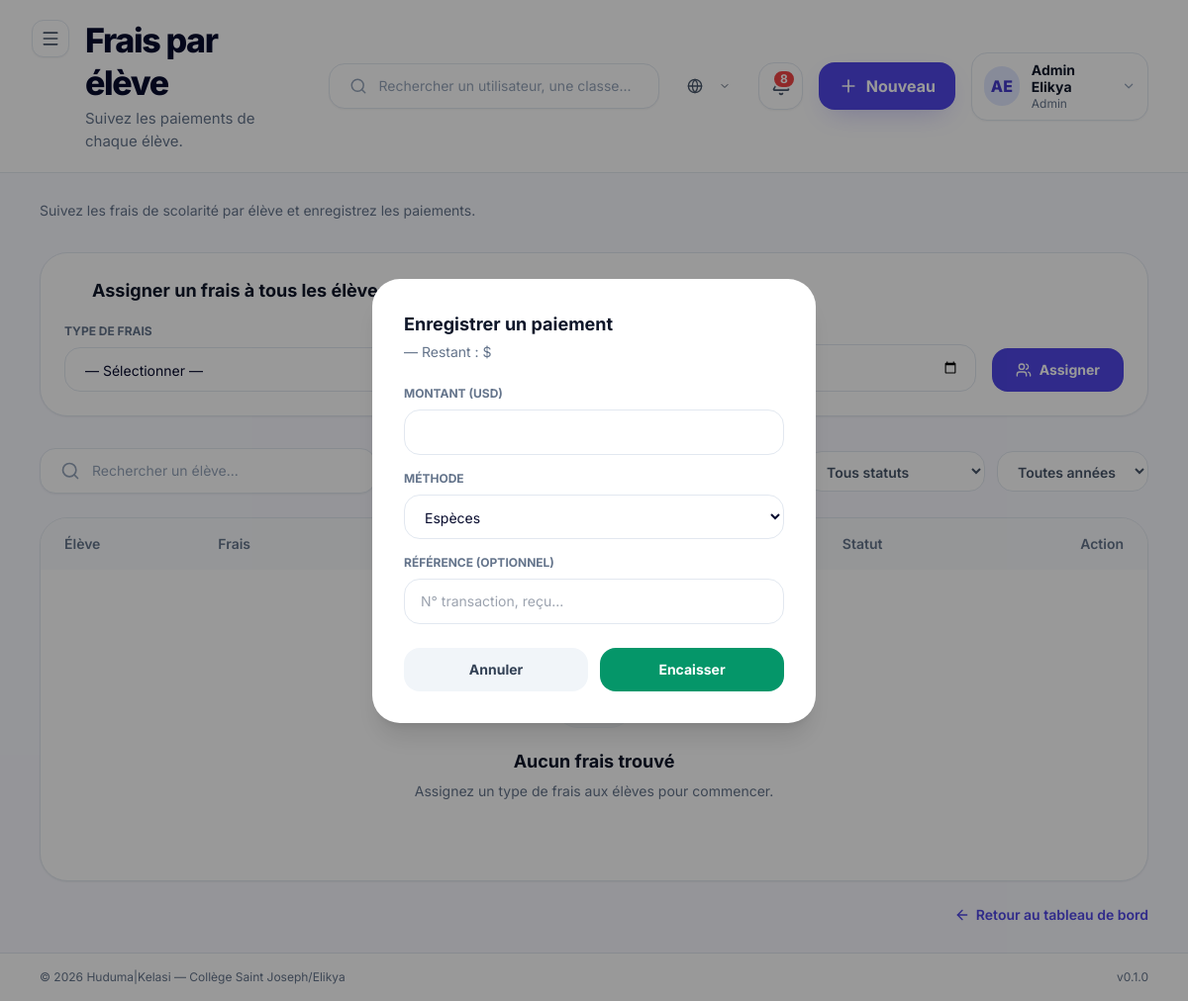
/finance/eleves/ (signed in), run on the app's committed database.
### apps/accounts/models.py (models this page shows, shortened)
class User(AbstractBaseUser, PermissionsMixin, BaseModel):
    email = models.EmailField(
        unique=True,
        verbose_name=_("Email"),
        help_text=_("Adresse email utilisée comme identifiant de connexion."),
    )
    first_name = models.CharField(
        max_length=80,
        verbose_name=_("Prénom"),
    )
    last_name = models.CharField(
        max_length=80,
        verbose_name=_("Nom"),
    )
    role = models.CharField(
        max_length=30,
        choices=UserRole.choices,
        default=UserRole.ELEVE,
        verbose_name=_("Rôle"),
        help_text=_("Rôle de l'utilisateur dans la plateforme."),
    )
    phone = models.CharField(
        max_length=30,
        blank=True,
        default="",
        verbose_name=_("Téléphone"),
    )
    avatar = models.ImageField(
        upload_to="avatars/",
        blank=True,
        null=True,
        verbose_name=_("Avatar"),
    )
    is_active = models.BooleanField(
        default=True,
        verbose_name=_("Actif"),
    )
    is_staff = models.BooleanField(
        default=False,
        verbose_name=_("Accès admin Django"),
    )
    date_joined = models.DateTimeField(
        auto_now_add=True,
        verbose_name=_("Date d'inscription"),
    )
    USERNAME_FIELD = "email"
    REQUIRED_FIELDS = ["first_name", "last_name"]
    objects = UserManager()
    class Meta:
        verbose_name = _("Utilisateur")
        verbose_name_plural = _("Utilisateurs")
        ordering = ["last_name", "first_name"]
        indexes = [
            models.Index(fields=["role"]),
            models.Index(fields=["is_active"]),
        ]
    @property
    def full_name(self) -> str:
        return f"{self.first_name} {self.last_name}".strip()
    @property
    def short_label(self) -> str:
        return ROLE_SHORT_LABELS.get(self.role, self.role)
    @property
    def initials(self) -> str:
        first = (self.first_name or "").strip()
        last = (self.last_name or "").strip()
        if first and last:
            return f"{first[0]}{last[0]}".upper()
        if first:
            return first[0].upper()
        if self.email:
            return self.email[0].upper()
        return "?"

### apps/finance/views.py (the view)
# urls.py: path("eleves/", FraisEleveListView.as_view(), name="frais_eleve_list"),
class FraisEleveListView(HTMXMixin, RoleRequiredMixin, ListView):
    model = FraisEleve
    template_name = "pages/admin/finance/frais_eleves.html"
    partial_template_name = "pages/admin/finance/_frais_eleve_list.html"
    context_object_name = "frais_list"
    allowed_roles = [UserRole.ADMIN]
    paginate_by = 15
    def get_queryset(self):
        qs = FraisEleve.objects.select_related(
            "eleve", "frais_type", "annee_scolaire"
        ).all().order_by("-created_at")
        search = self.request.GET.get("search", "").strip()
        if search:
            qs = qs.filter(
                eleve__first_name__icontains=search
            ) | qs.filter(
                eleve__last_name__icontains=search
            )
        statut = self.request.GET.get("statut", "")
        if statut:
            qs = qs.filter(statut=statut)
        annee_id = self.request.GET.get("annee", "")
        if annee_id:
            qs = qs.filter(annee_scolaire_id=annee_id)
        return qs
    def get_context_data(self, **kwargs):
        ctx = super().get_context_data(**kwargs)
        ctx["page_title"] = "Frais par élève"
        ctx["page_subtitle"] = "Suivez les paiements de chaque élève."
        ctx["search_query"] = self.request.GET.get("search", "")
        ctx["active_statut"] = self.request.GET.get("statut", "")
        ctx["active_annee"] = self.request.GET.get("annee", "")
        ctx["annees"] = AnneeScolaire.objects.all().order_by("-date_debut")
        ctx["statut_choices"] = FraisEleve.Statut.choices
        ctx["frais_types_available"] = FraisType.objects.select_related("annee_scolaire").all().order_by("libelle")
        qs_parts = []
        for key in ["search", "statut", "annee"]:
            val = self.request.GET.get(key, "")
            if val:
                qs_parts.append(f"{key}={val}")
        ctx["pagination_querystring"] = "&".join(qs_parts)
        return ctx

### apps/core/context_processors.py (called while the page is built)
def _get_unread_count(user):
    try:
        from apps.notifications.models import Notification
        return Notification.objects.filter(destinataire=user, lu=False).count()
    except Exception:
        return 0

### apps/core/managers.py (called while the page is built)
    def get_queryset(self):
        return super().get_queryset().filter(deleted_at__isnull=True)

### apps/core/mixins.py (called while the page is built)
    def dispatch(self, request, *args, **kwargs):
        user = request.user
        if not user.is_authenticated:
            return self.handle_no_permission()
        if self.allowed_roles and user.role not in self.allowed_roles:
            raise PermissionDenied(
                "Votre rôle ne vous permet pas d'accéder à cette page."
            )
        return super().dispatch(request, *args, **kwargs)

    def is_htmx_request(self) -> bool:
        request: HttpRequest = getattr(self, "request", None)
        if request is None:
            return False
        return request.headers.get("HX-Request", "false").lower() == "true"

    def get_template_names(self) -> list[str]:
        if self.is_htmx_request() and self.partial_template_name:
            return [self.partial_template_name]
        return super().get_template_names()  # type: ignore[misc]

### templates/pages/admin/finance/frais_eleves.html (shortened to what this page needs)
{% extends "layouts/dashboard.html" %}
{% load huduma_tags %}
{% load static %}
{% block content %}
  <section class="mb-8">
    <p class="text-sm text-slate-500 max-w-2xl">
      Suivez les frais de scolarité par élève et enregistrez les paiements.
    </p>
  </section>
  <section class="bg-white border border-slate-200 rounded-[28px] shadow-sm p-6 mb-8">
    <h2 class="font-bold text-slate-900 text-lg mb-4 flex items-center gap-2">
      <i data-lucide="assign" class="w-5 h-5 text-indigo-600"></i>
      Assigner un frais à tous les élèves
    </h2>
    <form method="post" action="{% url 'finance:frais_assign' %}" class="flex flex-col sm:flex-row gap-4 items-end">
      <div class="flex-1 w-full">
        <label class="block text-xs font-bold text-slate-500 uppercase mb-2">Type de frais</label>
        <select name="frais_type" class="w-full bg-white border border-slate-200 rounded-2xl px-4 py-3 text-sm focus:border-indigo-500 outline-none">
          <option value="">— Sélectionner —</option>
        </select>
      </div>
      <div class="flex-1 w-full">
        <label class="block text-xs font-bold text-slate-500 uppercase mb-2">Date d'échéance</label>
      </div>
      <button type="submit"
              class="bg-indigo-600 text-white px-6 py-3 rounded-2xl font-bold text-sm hover:bg-indigo-700 flex items-center gap-2 transition-colors whitespace-nowrap"
              onclick="return confirm('Assigner ce frais à tous les élèves actifs ?');">
        <i data-lucide="users" class="w-4 h-4"></i>
        Assigner
      </button>
    </form>
  </section>
  <section class="flex flex-col lg:flex-row lg:items-center justify-between gap-4 mb-6">
    <form method="get" action="{% url 'finance:frais_eleve_list' %}"
          class="flex items-center gap-3 w-full sm:w-[340px] bg-white border border-slate-200 rounded-2xl px-5 py-3 shadow-sm focus-within:border-indigo-500 focus-within:ring-4 focus-within:ring-indigo-100 transition-all">
      <i data-lucide="search" class="w-5 h-5 text-slate-400 flex-shrink-0"></i>
      <input type="text" name="search" value="{{ search_query|default:'' }}"
             placeholder="Rechercher un élève..."
             class="w-full outline-none text-sm bg-transparent text-slate-700 placeholder:text-slate-400"
             hx-get="{% url 'finance:frais_eleve_list' %}"
             hx-target="#list-container"
             hx-trigger="keyup changed delay:300ms"
             hx-include="this">
    </form>
    <div class="flex flex-wrap items-center gap-3">
      <select name="statut" hx-get="{% url 'finance:frais_eleve_list' %}" hx-target="#list-container" hx-trigger="change" hx-include="this"
              class="bg-white border border-slate-200 rounded-2xl px-4 py-2.5 text-sm font-semibold text-slate-600 focus:border-indigo-500 outline-none">
        <option value="">Tous statuts</option>
      </select>
      <select name="annee" hx-get="{% url 'finance:frais_eleve_list' %}" hx-target="#list-container" hx-trigger="change" hx-include="this"
              class="bg-white border border-slate-200 rounded-2xl px-4 py-2.5 text-sm font-semibold text-slate-600 focus:border-indigo-500 outline-none">
        <option value="">Toutes années</option>
      </select>
    </div>
  </section>
  <section id="list-container" class="bg-white border border-slate-200 rounded-[28px] shadow-sm overflow-hidden mb-6">
    {% include "pages/admin/finance/_frais_eleve_list.html" %}
  </section>
  <div class="flex justify-end">
    <a href="{% url 'finance:dashboard' %}" class="text-sm font-semibold text-indigo-600 hover:text-indigo-700 flex items-center gap-1.5">
      <i data-lucide="arrow-left" class="w-4 h-4"></i>
      Retour au tableau de bord
    </a>
  </div>
{% endblock %}

### templates/partials/navbar.html (shortened to what this page needs)
<div class="flex flex-col lg:flex-row lg:items-center justify-between gap-6 w-full">
  <div class="flex items-start gap-4">
    <button
      @click="sidebarOpen = !sidebarOpen"
      class="xl:hidden p-2 -ml-2 rounded-xl bg-white border border-slate-200 text-slate-600 hover:bg-slate-50 shadow-sm"
      aria-label="Basculer la sidebar"
    >
      <i data-lucide="menu" class="w-5 h-5"></i>
    </button>
    <div>
      <h2 class="text-[26px] lg:text-[34px] font-extrabold tracking-[-0.04em] text-kelasi-ink leading-tight">
        {% block navbar_title %}{{ page_title|default:"Tableau de bord" }}{% endblock %}
      </h2>
      {% if page_subtitle %}
        <p class="mt-1 text-slate-500 text-[14px] lg:text-[15px]">{{ page_subtitle }}</p>
      {% endif %}
    </div>
  </div>
  <div class="flex items-center gap-4">
    <div class="hidden md:flex items-center gap-3 w-[300px] lg:w-[360px] bg-white border border-slate-200 rounded-2xl px-5 py-3 shadow-sm">
      <i data-lucide="search" class="w-5 h-5 text-slate-400"></i>
      <input
        type="text"
        placeholder="Rechercher un utilisateur, une classe..."
        class="w-full outline-none text-sm bg-transparent text-slate-700 placeholder:text-slate-400"
      >
    </div>
    {% include "partials/language_switcher.html" %}
    <a
      href="{% url 'notifications:list' %}"
      class="relative w-12 h-12 rounded-2xl bg-white border border-slate-200 flex items-center justify-center shadow-sm hover:bg-slate-50"
      title="Notifications"
    >
      {% if unread_notifications_count > 0 %}
        <span class="absolute top-1.5 right-1.5 min-w-[20px] h-5 px-1.5 bg-red-500 text-white text-xs font-bold rounded-full flex items-center justify-center border-2 border-white">
          {{ unread_notifications_count }}
        </span>
      {% endif %}
    </a>
    {% if current_user_role == 'admin' %}
      <button class="hidden sm:flex bg-indigo-600 text-white px-5 py-3 rounded-2xl font-bold items-center gap-2 shadow-indigo-glow hover:bg-indigo-700 transition-colors">
        <i data-lucide="plus" class="w-5 h-5"></i>
        Nouveau
      </button>
    {% endif %}
    <div class="relative" x-data="{ userMenuOpen: false }">
      <button
        @click="userMenuOpen = !userMenuOpen"
        class="flex items-center gap-3 bg-white border border-slate-200 rounded-2xl px-3 py-2 shadow-sm hover:bg-slate-50"
      >
        <span class="w-10 h-10 rounded-full bg-indigo-100 text-indigo-700 flex items-center justify-center font-extrabold">
          {{ request.user.initials }}
        </span>
        <div class="hidden lg:block text-left">
          <p class="text-sm font-bold text-slate-900 leading-tight">{{ request.user.full_name }}</p>
          <p class="text-xs text-slate-500">{{ request.user.short_label }}</p>
        </div>
        <i data-lucide="chevron-down" class="w-4 h-4 text-slate-400 hidden lg:block"></i>
      </button>
    </div>
  </div>
</div>

### templates/layouts/base.html (style rules this page uses)
body { font-family: 'Inter', system-ui, sans-serif; }

### data on the page
User: user.initials "AE", user.full_name "Admin Elikya", user.short_label "Admin"

### other printed values
{{ page_title|default:"Tableau de bord" }} "Frais par élève"
{{ page_subtitle }} "Suivez les paiements de chaque élève."
{{ unread_notifications_count }} "8"
{{ HUDUMA_NAME }} "Huduma"
{{ HUDUMA_VERSION }} "0.1.0"
